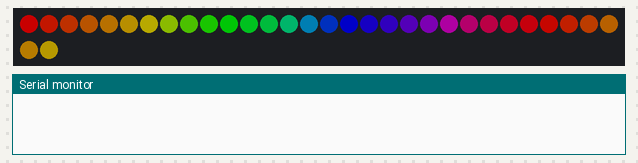
Simulated run of this sketch. Board: Arduino Uno, built with avr-gcc and run on an emulated ATmega328P. Shown: 32 RGB LEDs in strip order, left to right, continuing on the next row, the last lines printed to the serial monitor. Dim RGB values are drawn brighter than linear; random numbers use the default seed unless the sketch sets one.

Above: at 1.66 s.
At 5.87 s:
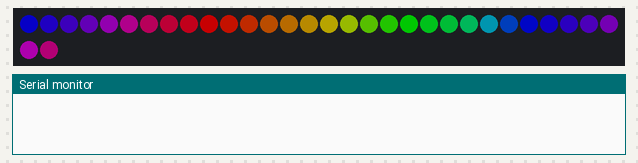
At 10.99 s:
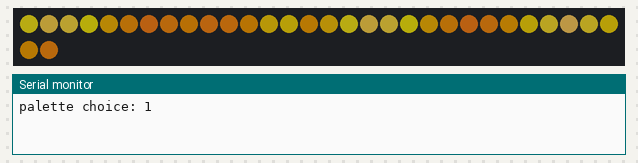
At 20.33 s:
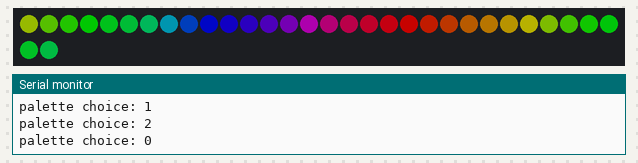
At 29.67 s:
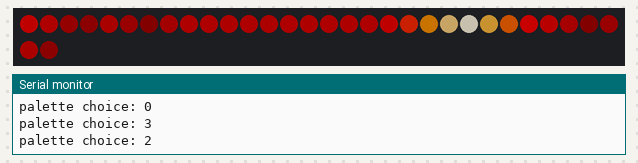
At 39.0 s:
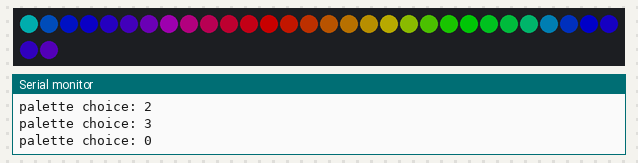

The sketch:

palette_basic_setup2.ino
```cpp
//***************************************************************
// Basic palette example using FastLED palettes and two custom
// palettes.
//
// FastLED includes these pre-defined palettes:
//   RainbowColors_p, RainbowStripeColors_p, OceanColors_p,
//   CloudColors_p, LavaColors_p, ForestColors_p, and PartyColors_p
//
// Marc Miller,  Dec 2019
//***************************************************************

#include "FastLED.h"
#define LED_TYPE LPD8806
#define DATA_PIN 11
#define CLOCK_PIN 13
#define NUM_LEDS 32
#define COLOR_ORDER GRB
#define BRIGHTNESS 100
CRGB leds[NUM_LEDS];

uint8_t startIndex;
uint8_t colorIndex;
uint8_t pal_choice;
CRGBPalette16 currentPalette( RainbowColors_p );

void SetupGoldenPalette()
{
  // custom colors for palette
  CRGB gold1 = CHSV( 30, 180, 255);
  CRGB gold2 = CHSV( 40, 220, 255);
  CRGB gold3 = CHSV( 60, 200, 255);
  CRGB gold4 = CHSV( 45, 120, 255);

  // fill the custom palette
  currentPalette = CRGBPalette16(
    gold1, gold2, gold3, gold2,
    gold3, gold4, gold3, gold2,
    gold1, gold2, gold3, gold4,
    gold3, gold2, gold1, gold2 );
}

void SetupRandomPalette()
{
  // pick some random colors
  CRGB color1 = CHSV(random8(150,200), random8(150,255), random8(180,255));
  CRGB color2 = CHSV(random8(0,70), random8(150,255), random8(180,255));
  CRGB color3 = CHSV(random8(20,80), random8(150,255), random8(180,255));

  // make the random palette
  currentPalette = CRGBPalette16(
    color1, color1, color1, color2,
    color2, color2, color3, color3,
    color2, color1, color1, color2,
    color3, color3, color2, color2 );
}


//---------------------------------------------------------------
void setup() {
  Serial.begin(115200);  // Allows serial monitor output (check baud rate)
  delay(1500);  // startup delay
  FastLED.addLeds<LED_TYPE, DATA_PIN, CLOCK_PIN, COLOR_ORDER>(leds, NUM_LEDS);
  FastLED.setBrightness(BRIGHTNESS);
}


//---------------------------------------------------------------
void loop() {
  // every few seconds choose a new palette
  EVERY_N_SECONDS(5) {

    // cycle through your palette choices in order
    //pal_choice++;
    //if (pal_choice == 4) {
    //  pal_choice = 0;  // reset to 0
    //}

    // choose a random palette
    pal_choice = random8(4);

    Serial.print("palette choice: "); Serial.println(pal_choice);

    if (pal_choice == 0) {
      currentPalette = RainbowColors_p;
    }
    if (pal_choice == 1) {
      SetupGoldenPalette();
    }
    if (pal_choice == 2) {
      currentPalette = LavaColors_p;
    }
    if (pal_choice == 3) {
      SetupRandomPalette();
    }
  }


  EVERY_N_MILLISECONDS(10) {
    colorIndex = startIndex;
    for( int i = 0; i < NUM_LEDS; i++) {
      //ColorFromPalette( paletteName, colorIndex[0-255], brightness[0-255], blendType[NOBLEND or LINEARBLEND])
      leds[i] = ColorFromPalette( currentPalette, colorIndex, 255, LINEARBLEND);
      colorIndex = colorIndex + 10;  //how fast to advance through palette
    }

    FastLED.show();
    startIndex = startIndex + 1;  //how fast to move the palette down the strip
  }//end_every_n

}//end_main_loop
```
